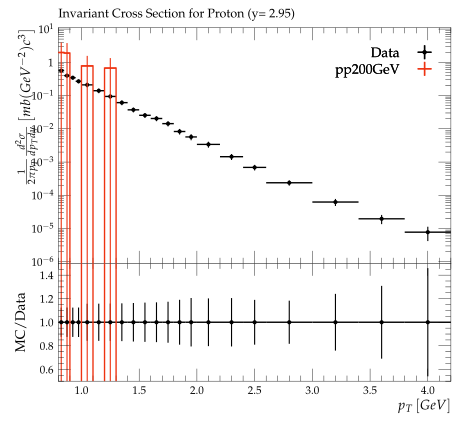

Reproduce this figure in Python.
#! /usr/bin/env python3

# This Python script was auto-generated using YODA v2.1.0.
# Analysis object: /BRAHMS_2007_I742956/d05-x01-y01
# Timestamp: 07-10-2025 (17:32:21)

import matplotlib as mpl
import matplotlib.pyplot as plt
mpl.use('Agg') # comment out for interactive use
import os
import numpy as np
from numpy import nan, inf

plotDir = os.path.split(os.path.realpath(__file__))[0]
if 'YODA_USER_PLOT_PATH' in globals():
    plot_outdir = globals()['YODA_USER_PLOT_PATH']
else:
    plot_outdir = plotDir

#plot style
plt.style.use(os.path.join(plotDir, '../default.mplstyle'))
# plot metadata
figW, figH = plt.rcParams['figure.figsize']
ax_xLabel = r'$p_T \left[GeV\right]$'
ax_yLabel = r'$\frac{1}{2\pi{p_{T}}}\frac{d^2\sigma}{dp_{T}dy}\left[mb(GeV^{-2})c^3\right]$'
ax_title  = r'Invariant Cross Section for Proton (y= 2.95)'
ax_xScale = 'linear'
ax_yScale = 'log'
xLims = (0.8, 4.2)
yLims = (9e-07, 11.0)

# TeX-friendly labels for the legend
labels = {
    'legend' : ([ r"Data", r"pp200GeV" ], r""),
}

# Adjust canvas width and height
canvasW = 10.0
canvasH = 9.0
figW *= canvasW/10.
figH *= canvasH/9.

# Create figure and axis objects
fig, (ax, ratio0_ax) = plt.subplots(2, 1, sharex=True,
                  figsize=(figW,figH), gridspec_kw={'height_ratios': (6.0, 3.0)})

# Set figure margins
plt.subplots_adjust(
    left   = 1.0 * plt.rcParams['figure.subplot.left'],
    right  = 1.0 * plt.rcParams['figure.subplot.right'],
    top    = 1.0 * plt.rcParams['figure.subplot.top'],
    bottom = 1.0 * plt.rcParams['figure.subplot.bottom'])

ratio0_ax.yaxis.set_major_locator(mpl.ticker.MultipleLocator(0.2))
ratio0_ax.set_ylim(0.5, 1.4999)
ratio0_ax.set_ylabel('MC/Data')

# the numerical data is stored in a separate file
dataf = dict()
prefix = os.path.split(__file__)[0]
if prefix:    prefix = prefix + '/'
exec(open(prefix+'d05-x01-y01__data.py').read(), dataf)


legend_handles = dict() # keep track of handles for the legend

# style options for curves
# starts at zorder>=5 to draw curve on top of legend
styles = {
  'Data': {
    'color' : 'black',
    'linestyle' : '-',
    'linewidth' : 1,
    'marker' : 'o',
    'markersize' : 2,
    'capsize' : 0.0,
    'zorder' : 5,
    'histstyle' : 0,
    'drawstyle' : 'steps-pre',
    'xerrorbars' : 1,
    'yerrorbars' : 1,
    'fillcolor' : None,
    'fillopacity' : 1.0,
    'ratio0_linestyle' : '-',
    'ratio0_linewidth' : 1,
    'ratio0_marker' : 'o',
    'ratio0_markersize' : 2,
    'ratio0_capsize' : 0.0,
    'ratio0_zorder' : 5,
    'ratio0_histstyle' : 0,
    'ratio0_drawstyle' : 'steps-pre',
    'ratio0_xerrorbars' : 1,
    'ratio0_yerrorbars' : 1,
  },
  'pp200GeV.yoda': {
    'color' : '#EE3311',
    'linestyle' : '-',
    'linewidth' : 1,
    'marker' : 'none',
    'markersize' : 2,
    'capsize' : 0.0,
    'zorder' : 6,
    'histstyle' : 1,
    'drawstyle' : 'steps-pre',
    'xerrorbars' : 1,
    'yerrorbars' : 1,
    'fillcolor' : None,
    'fillopacity' : 1.0,
    'ratio0_linestyle' : '-',
    'ratio0_linewidth' : 1,
    'ratio0_marker' : 'none',
    'ratio0_markersize' : 2,
    'ratio0_capsize' : 0.0,
    'ratio0_zorder' : 6,
    'ratio0_histstyle' : 1,
    'ratio0_drawstyle' : 'steps-pre',
    'ratio0_xerrorbars' : 1,
    'ratio0_yerrorbars' : 1,
  },
}

# curve from input yoda files in main panel
for label, yvals in dataf['yvals'].items():
    if all(np.isnan(v) for v in dataf['yvals'][label]):
        continue
    tmp = None
    if styles[label]['histstyle']: # draw as histogram
        xpos = dataf['xedges'][label] if styles[label]['drawstyle'] else dataf['xpoints'][label]
        ypos = np.insert(yvals, 0, yvals[0]) if styles[label]['drawstyle'] else yvals
        if styles[label]['fillcolor']: # fill area below curve
            ax.fill_between(xpos, ypos, step='pre',
                            color=styles[label]['fillcolor'],
                            alpha=styles[label]['fillopacity'])
        tmp, = ax.plot(xpos, ypos,
                       color=styles[label]['color'],
                       linestyle=styles[label]['linestyle'],
                       linewidth=styles[label]['linewidth'],
                       drawstyle=styles[label]['drawstyle'], solid_joinstyle='miter',
                       zorder=styles[label]['zorder'], label=label)
    tmp = ax.errorbar(dataf['xpoints'][label], yvals,
                      xerr=np.array(dataf['xerrs'][label])*styles[label]['xerrorbars'],
                      yerr=np.array(dataf['yerrs'][label])*styles[label]['yerrorbars'],
                      fmt=styles[label]['marker'], capsize=styles[label]['capsize'],
                      markersize=styles[label]['markersize'],
                      ecolor=styles[label]['color'],
                      color=styles[label]['color'], zorder=styles[label]['zorder'])
    tmp[-1][0].set_linestyle(styles[label]['linestyle'])
    tmp[-1][0].set_linewidth(styles[label]['linewidth'])
    if label in dataf['add_legend_handle']:  legend_handles[label] = tmp
    for varLabel in dataf['variation_yvals'].keys():
        if varLabel.startswith(label):
            tmp, = ax.plot(dataf['xedges'][label], dataf['variation_yvals'][varLabel],
                           color=styles[label]['color'],
                           linestyle=styles[label]['linestyle'],
                           linewidth=styles[label]['linewidth'],
                           drawstyle='steps-pre', solid_joinstyle='miter',
                           zorder=styles[label]['zorder'], alpha=0.5)


# plots on ratio panel
# curve from input yoda files in ratio panel
for label, yvals in dataf['ratio0_yvals'].items():
    if all(np.isnan(v) for v in yvals):
        continue
    if styles[label]['ratio0_histstyle']: # plot as histogram
        xpos = dataf['xedges']['Data'] if styles[label]['ratio0_drawstyle'] else dataf['xpoints']['Data']
        ypos = np.insert(yvals, 0, yvals[0]) if styles[label]['ratio0_drawstyle'] else yvals
        ratio0_ax.plot(xpos, ypos,
                       color=styles[label]['color'],
                       linewidth=styles[label]['linewidth'],
                       linestyle=styles[label]['ratio0_linestyle'],
                       drawstyle=styles[label]['ratio0_drawstyle'], zorder=styles[label]['zorder'],
                       solid_joinstyle='miter')
    tmp = ratio0_ax.errorbar(dataf['xpoints']['Data'], yvals,
                             xerr=np.array(dataf['ref_xerrs'])*styles[label]['ratio0_xerrorbars'],
                             yerr=np.array(dataf['ratio0_yerrs'][label])*styles[label]['ratio0_yerrorbars'],
                             fmt=styles[label]['ratio0_marker'], capsize=styles[label]['ratio0_capsize'],
                             markersize=styles[label]['ratio0_markersize'],
                             ecolor=styles[label]['color'],
                             color=styles[label]['color'])
    tmp[-1][0].set_linestyle(styles[label]['ratio0_linestyle'])
    tmp[-1][0].set_linewidth(styles[label]['ratio0_linewidth'])

    for varlabel in dataf['ratio0_variation_vals'].keys():
        if varlabel.startswith(label):
            ratio0_ax.plot(dataf['xedges']['Data'],
                            dataf['ratio0_variation_vals'][varlabel],
                            color=styles[label]['color'],
                            linestyle=styles[label]['linestyle'],
                            linewidth=styles[label]['linewidth'],
                            drawstyle='steps-pre', solid_joinstyle='miter',
                            zorder=1, alpha=0.5)

legend_items = list(legend_handles.values())
ax.add_artist(ax.legend(legend_items,
                        labels['legend'][0],
                        title=labels['legend'][1],
                        alignment='right',
                        loc='upper right',
                        bbox_to_anchor=(1.0, 0.97),markerfirst=False))

# set plot metadata as defined above
ratio0_ax.set_xlabel(ax_xLabel)
ratio0_ax.xaxis.set_label_coords(1., -0.15)
ax.set_ylabel(ax_yLabel, ha='right', va='top')
ax.yaxis.set_label_coords(-0.11, 1.0)
ax.set_title(ax_title, loc='left')
ax.set_xscale(ax_xScale)
ax.set_yscale(ax_yScale)
ax.set_xlim(xLims)
ax.set_ylim(yLims)

# tick formatting
plt.rcParams['xtick.top'] = True
plt.rcParams['ytick.right'] = True
ax.yaxis.set_major_locator(mpl.ticker.LogLocator(base=10.0, numticks=np.inf))
ax.yaxis.set_minor_locator(mpl.ticker.LogLocator(
                           base=10.0, subs=np.arange(0.1, 1, 0.1), numticks=np.inf))
fig.align_ylabels((ax, ratio0_ax))
plt.savefig(os.path.join(plot_outdir, 'd05-x01-y01.pdf'), format='PDF')
plt.savefig(os.path.join(plot_outdir, 'd05-x01-y01.png'), format='PNG')

plt.close(fig)
